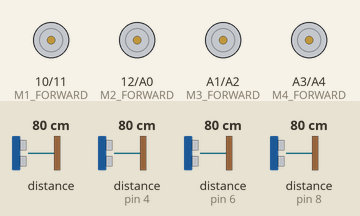
Simulated run of this sketch. Board: Arduino Uno, built with avr-gcc and run on an emulated ATmega328P. Shown: motor-driver pin pairs drawn as motors (green arrow = first pin HIGH = forward, orange = second pin HIGH = backward, longer = more drive). Inputs (shaded band) come from the test bench; at power-on: distance to the obstacle (sensors on pin 6, pin 4, pin 8) 80 cm, distance to the obstacle 80 cm. The echo pulse lasts 58.3 µs per cm.

Above: at 21.7 s.
21.8 s: distance to the obstacle (sensor on pin 6) set to 84 cm
At 27.4 s:
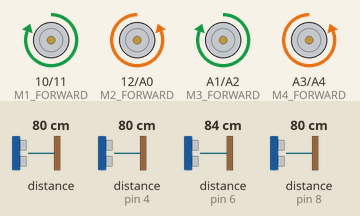
34.0 s: distance to the obstacle (sensor on pin 6) set to 2 cm
47.7 s: distance to the obstacle (sensor on pin 6) set to 120 cm
At 55.3 s:
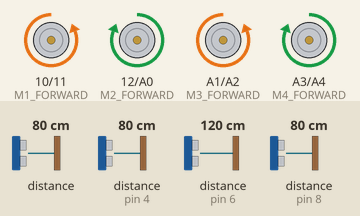
Timing chart, 0 to 56.8 s (numbered marks = the images above; inputs shaded):
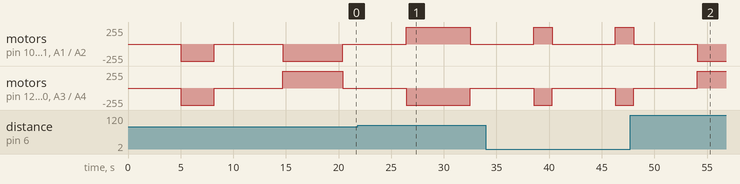

Measured:
- the behaviour switches between 80 and 81 cm on distance to the obstacle (sensor on pin 6) (found by bisection; images 0 and 1)

The sketch:

corn002.ino
```cpp
#include <NewPing.h>

//PIN CONFIGURATION FOR ULTRASONIC SENSOR
#define X_TRIGGER_PIN  2
#define X_ECHO_PIN     4

#define Y_TRIGGER_PIN  7
#define Y_ECHO_PIN     8

#define XD_TRIGGER_PIN  13
#define XD_ECHO_PIN     0

#define YD_TRIGGER_PIN  5 //
#define YD_ECHO_PIN     6 //

//MOTOR DRIVER PIN CONFIGURATION
#define M1_FORWARD 10
#define M1_BACKWARD 11

#define M2_FORWARD 12
#define M2_BACKWARD A0

#define M3_FORWARD  A1
#define M3_BACKWARD A2

#define M4_FORWARD A3
#define M4_BACKWARD A4

//MAXIMUM DISTANCE FOR ULTARSONIC SENSOR
#define MAX_DISTANCE 4000

//PARAMETERS
float X_PING_DISTACE;
float Y_PING_DISTACE;
float XD_PING_DISTACE;
float YD_PING_DISTACE;

//INTERNAL PARAMETERS
int X_OFFSET = 12;
int Y_OFFSET = 20;
int GLOBEL_X = 96;
int GLOBEL_Y = 70;
int ORNT_1 = 1;
int ORNT_2 = 2;

//for corner left
int total_margin = 20;
bool flag = false;
//ultrasnoic oject creation
NewPing sonar_X(X_TRIGGER_PIN, X_ECHO_PIN, MAX_DISTANCE);
NewPing sonar_Y(Y_TRIGGER_PIN, Y_ECHO_PIN, MAX_DISTANCE);
NewPing sonar_XD(XD_TRIGGER_PIN, XD_ECHO_PIN, MAX_DISTANCE);
NewPing sonar_YD(YD_TRIGGER_PIN, YD_ECHO_PIN, MAX_DISTANCE);


void setup() {
  Serial.begin(115200);
  //MOTOR DRIVER PIN CONFIGURATION
  pinMode(M1_FORWARD,OUTPUT);
  pinMode(M1_BACKWARD,OUTPUT);

  pinMode(M2_FORWARD,OUTPUT);
  pinMode(M2_BACKWARD,OUTPUT);

  pinMode(M3_FORWARD,OUTPUT);
  pinMode(M3_BACKWARD,OUTPUT);

  pinMode(M4_FORWARD,OUTPUT);
  pinMode(M4_BACKWARD,OUTPUT);

  //MOTOR DRIVER INITIAL CONDITION
  bot_engine_stop();}

void loop() {


  if(flag){

  }else{

  //for delay weigth calculation
  int W0 = 100;
  int W = 0;
  int DW = 0;
  int Temp_w = 0;

//calulate_all_distance
  delay(1000);
  X_PING_DISTACE = sonar_X.ping_cm();
  delay(1000);
  Y_PING_DISTACE = sonar_Y.ping_cm();
  delay(1000);
  XD_PING_DISTACE = sonar_XD.ping_cm();
  delay(1000);
  YD_PING_DISTACE = sonar_YD.ping_cm();
  delay(1000);

  if(YD_PING_DISTACE > total_margin){

    //for reverse up to margin
    while(!(YD_PING_DISTACE <= total_margin )){

      bot_engine_stop();

      //delay weigth calculation
        Temp_w = (YD_PING_DISTACE - total_margin);
        int fix_offset = 0;
        fix_offset = abs(Temp_w);
        W = (fix_offset * 50);
        DW = (W0 + W );

        //bot backward
        bot_backward(DW);
       //bot stop
        bot_engine_stop();
        //bot puller
        bot_stebilizer(GLOBEL_X,GLOBEL_Y,ORNT_1);
        delay(500);

        YD_PING_DISTACE = sonar_YD.ping_cm();
        delay(1000);
    }

    //stop engin
    bot_engine_stop();

    //rotate 90 degree left
    bot_anti_clock(3000);
    bot_engine_stop();
    //bot puller
    bot_stebilizer(GLOBEL_X,GLOBEL_Y,ORNT_2);
    delay(500);
    //stop engin

    Y_PING_DISTACE = sonar_Y.ping_cm();
    delay(1000);
    //forward up to margin
    while(!(Y_PING_DISTACE <= total_margin )){

      bot_engine_stop();

      //delay weigth calculation
        Temp_w = (Y_PING_DISTACE - total_margin);
        int fix_offset = 0;
        fix_offset = abs(Temp_w);
        W = (fix_offset * 50);
        DW = (W0 + W );

        //bot forward
        bot_forward(DW);
        //stop
        bot_engine_stop();
        //bot puller
        bot_stebilizer(GLOBEL_X,GLOBEL_Y,ORNT_2);
        delay(500);

        Y_PING_DISTACE = sonar_Y.ping_cm();
        delay(1000);

    }

    //stop engin
    bot_engine_stop();

    //rotae right
    bot_clock(1200);
    //stop
    bot_engine_stop();
    //bot puller
    bot_stebilizer(GLOBEL_X,GLOBEL_Y,ORNT_1);
    delay(500);
    flag = true;

  }else{
           bot_engine_stop();

  }
  }
}

//************************************************************************suporting functions*******************************************
//*************************************************************************************************************************************
//bot puller
void BOT_PULLER (int x,int y,int ornt){

int internal_y = 0;
int internal_x = 0;
//for calculating all distance based on which is the orientation
  if(ornt == 1){

  //calulate_all_distance
  delay(1000);
  X_PING_DISTACE = sonar_X.ping_cm();
  delay(1000);
  Y_PING_DISTACE = sonar_Y.ping_cm();
  delay(1000);
  XD_PING_DISTACE = sonar_XD.ping_cm();
  delay(1000);
  YD_PING_DISTACE = sonar_YD.ping_cm();
  delay(1000);

  X_OFFSET = 12;
  Y_OFFSET = 20;

}else if(ornt == 2){

  //calulate_all_distance
  delay(1000);
  X_PING_DISTACE = sonar_YD.ping_cm();
  delay(1000);
  Y_PING_DISTACE = sonar_X.ping_cm();
  delay(1000);
  XD_PING_DISTACE = sonar_Y.ping_cm();
  delay(1000);
  YD_PING_DISTACE = sonar_XD.ping_cm();
  delay(1000);

  X_OFFSET = 20;
  Y_OFFSET = 12;
}

//calculate all distance
internal_y = (Y_PING_DISTACE + YD_PING_DISTACE + Y_OFFSET);
delay(1000);
internal_x =(X_PING_DISTACE + XD_PING_DISTACE + X_OFFSET);

int diff_value_x = 0;
int abs_value_x = 0;

int diff_value_y = 0;
int abs_value_y = 0;

diff_value_y = (internal_y - y);
abs_value_y = abs(diff_value_y);

diff_value_x = (internal_x - x);
abs_value_x = abs(diff_value_x);
//take puller

if((abs_value_y - GLOBEL_Y) > 2 || (abs_value_x - GLOBEL_X) > 3 ){

        //call stebilizer function
        bot_stebilizer(x,y,ornt);

}

}


//bot stebilizer function
void bot_stebilizer (int X , int Y, int ornt){

  //internal parameters
  int ref_x = 0;
  int ref_y = 0;
  int internal_x = 0;
  int internal_y = 0;

  bool rot_flag = false;
  bool counter_flag = false;

  //for delay weigth calculation
  int W0 = 100;
  int W = 0;
  int DW = 0;
  int Temp_w = 0;

  //body of the function
  //engine stop
  bot_engine_stop();
  delay(500);

if(ornt == 1){

  //calulate_all_distance
  delay(1000);
  X_PING_DISTACE = sonar_X.ping_cm();
  delay(1000);
  Y_PING_DISTACE = sonar_Y.ping_cm();
  delay(1000);
  XD_PING_DISTACE = sonar_XD.ping_cm();
  delay(1000);
  YD_PING_DISTACE = sonar_YD.ping_cm();
  delay(1000);

   X_OFFSET = 12;
   Y_OFFSET = 20;

}else if(ornt == 2){

  //calulate_all_distance
  delay(1000);
  X_PING_DISTACE = sonar_YD.ping_cm();
  delay(1000);
  Y_PING_DISTACE = sonar_X.ping_cm();
  delay(1000);
  XD_PING_DISTACE = sonar_Y.ping_cm();
  delay(1000);
  YD_PING_DISTACE = sonar_XD.ping_cm();
  delay(1000);

  X_OFFSET = 20;
  Y_OFFSET = 12;

}

  //calculation of internal parameters
  internal_y = (Y_PING_DISTACE + YD_PING_DISTACE + Y_OFFSET);
  internal_x =(X_PING_DISTACE + XD_PING_DISTACE + X_OFFSET);

  ref_y = internal_y;

  delay(1000);

      //stebilizer loop
      while(!(internal_y <= GLOBEL_Y && internal_x <= GLOBEL_X)){

        //stop
        bot_engine_stop();

        //delay weigth calculation
        Temp_w = (internal_y - 70);
        int fix_offset = 0;
        fix_offset = abs(Temp_w);
        W = (fix_offset * 50);
        DW = (W0 + W );

        //check LSH or RSH
        if(counter_flag){

          if(internal_y > ref_y || internal_y > ref_y + 5 || internal_y > ref_y + 10 || internal_y > ref_y + 15 || internal_y > ref_y + 20 ) {
              rot_flag = false;
              bot_clock(200);
              bot_engine_stop();
              counter_flag = false;
          }
        }else{

            if(internal_y > ref_y || internal_y > ref_y + 5 || internal_y > ref_y + 10 || internal_y > ref_y + 15 || internal_y > ref_y + 20 ){
              rot_flag = true;
              bot_anti_clock(200);
              bot_engine_stop();
              counter_flag = true;
          }
        }

        //rotae bot based on the Flags
        if(rot_flag){
          //(counter_clock)
        bot_anti_clock(DW);

        }else{
          //(clock)
        bot_clock(DW);
          }
        //stop
        bot_engine_stop();

   //calulate_all_internal_distance
   if(ornt == 1){

  //calulate_all_distance
  delay(1000);
  X_PING_DISTACE = sonar_X.ping_cm();
  delay(1000);
  Y_PING_DISTACE = sonar_Y.ping_cm();
  delay(1000);
  XD_PING_DISTACE = sonar_XD.ping_cm();
  delay(1000);
  YD_PING_DISTACE = sonar_YD.ping_cm();
  delay(1000);

  X_OFFSET = 12;
  Y_OFFSET = 20;

}else if(ornt == 2){

  //calulate_all_distance
  delay(1000);
  X_PING_DISTACE = sonar_YD.ping_cm();
  delay(1000);
  Y_PING_DISTACE = sonar_X.ping_cm();
  delay(1000);
  XD_PING_DISTACE = sonar_Y.ping_cm();
  delay(1000);
  YD_PING_DISTACE = sonar_XD.ping_cm();
  delay(1000);

  X_OFFSET = 20;
  Y_OFFSET = 12;

}
        internal_y = (Y_PING_DISTACE + YD_PING_DISTACE + Y_OFFSET);
        delay(1000);
        internal_x =(X_PING_DISTACE + XD_PING_DISTACE + X_OFFSET);

        //check brek conditions
        if(internal_y == GLOBEL_X && internal_x == GLOBEL_Y){

          break;

        }
      }
}


//suporting functions
void bot_clock (int w){

  //(clock)
        digitalWrite(M1_FORWARD,LOW);
        digitalWrite(M1_BACKWARD,HIGH);

        digitalWrite(M2_FORWARD,HIGH);
        digitalWrite(M2_BACKWARD,LOW);

        digitalWrite(M3_FORWARD,LOW);
        digitalWrite(M3_BACKWARD,HIGH);

        digitalWrite(M4_FORWARD,HIGH);
        digitalWrite(M4_BACKWARD,LOW);
        delay(w);

}

void bot_anti_clock (int w){

  //(counter_clock)
        digitalWrite(M1_FORWARD,HIGH);
        digitalWrite(M1_BACKWARD,LOW);

        digitalWrite(M2_FORWARD,LOW);
        digitalWrite(M2_BACKWARD,HIGH);

        digitalWrite(M3_FORWARD,HIGH);
        digitalWrite(M3_BACKWARD,LOW);

        digitalWrite(M4_FORWARD,LOW);
        digitalWrite(M4_BACKWARD,HIGH);
        delay(w);

}

void bot_engine_stop (){

  //stop
  digitalWrite(M1_FORWARD,LOW);
  digitalWrite(M1_BACKWARD,LOW);

  digitalWrite(M2_FORWARD,LOW);
  digitalWrite(M2_BACKWARD,LOW);

  digitalWrite(M3_FORWARD,LOW);
  digitalWrite(M3_BACKWARD,LOW);

  digitalWrite(M4_FORWARD,LOW);
  digitalWrite(M4_BACKWARD,LOW);

}

void bot_forward (int w){

  //forward
  digitalWrite(M1_FORWARD,HIGH);
  digitalWrite(M1_BACKWARD,LOW);

  digitalWrite(M2_FORWARD,HIGH);
  digitalWrite(M2_BACKWARD,LOW);

  digitalWrite(M3_FORWARD,HIGH);
  digitalWrite(M3_BACKWARD,LOW);

  digitalWrite(M4_FORWARD,HIGH);
  digitalWrite(M4_BACKWARD,LOW);
  delay(w);

}

void bot_backward (int w){

  //backward
  digitalWrite(M1_FORWARD,LOW);
  digitalWrite(M1_BACKWARD,HIGH);

  digitalWrite(M2_FORWARD,LOW);
  digitalWrite(M2_BACKWARD,HIGH);

  digitalWrite(M3_FORWARD,LOW);
  digitalWrite(M3_BACKWARD,HIGH);

  digitalWrite(M4_FORWARD,LOW);
  digitalWrite(M4_BACKWARD,HIGH);
  delay(w);

}
```
